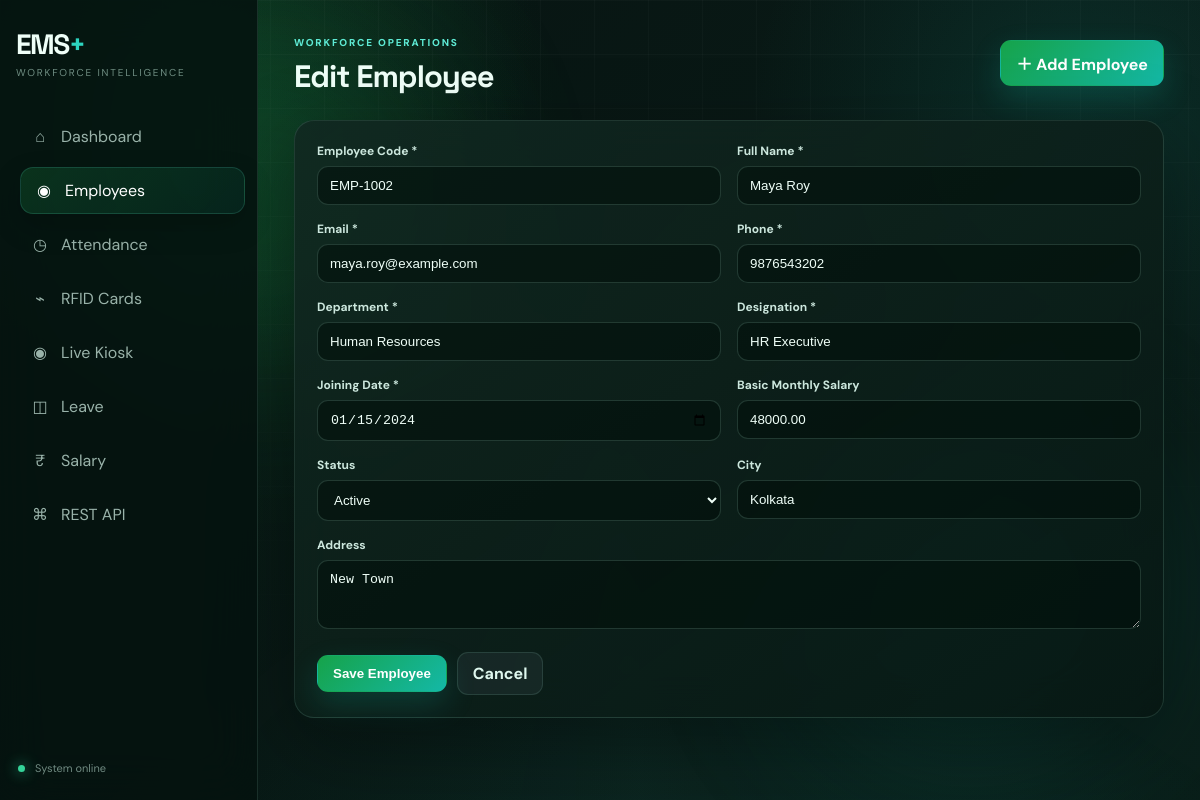
/employee-form.php?id=2, run on the app's committed database.
### tables this page shows
CREATE TABLE IF NOT EXISTS employees (
 id INT UNSIGNED AUTO_INCREMENT PRIMARY KEY,
 employee_code VARCHAR(30) NOT NULL UNIQUE,
 name VARCHAR(120) NOT NULL,
 email VARCHAR(150) NOT NULL UNIQUE,
 phone VARCHAR(20) NOT NULL,
 department VARCHAR(100) NOT NULL,
 designation VARCHAR(100) NOT NULL,
 joining_date DATE NOT NULL,
 basic_salary DECIMAL(12,2) NOT NULL DEFAULT 0,
 status ENUM('active','inactive') NOT NULL DEFAULT 'active',
 address VARCHAR(255) DEFAULT NULL,
 city VARCHAR(100) DEFAULT NULL,
 created_at TIMESTAMP DEFAULT CURRENT_TIMESTAMP,
 updated_at TIMESTAMP DEFAULT CURRENT_TIMESTAMP ON UPDATE CURRENT_TIMESTAMP,
 INDEX idx_department(department), INDEX idx_status(status), INDEX idx_joining_date(joining_date)
);

### config/Database.php (called while the page is built, shortened)
<?php
class Database {
    private mysqli $connection;
    public function __construct() {
        $this->connection = new mysqli(DB_HOST, DB_USER, DB_PASS, DB_NAME);
        $this->connection->set_charset('utf8mb4');
    }
    public function getConnection(): mysqli { return $this->connection; }
}

### classes/Employee.php (called while the page is built, shortened)
<?php
class Employee {
    public function find(int $id): ?array { if($id<1)return null; $s=$this->db->prepare('SELECT * FROM employees WHERE id=?'); $s->bind_param('i',$id); $s->execute(); return $s->get_result()->fetch_assoc() ?: null; }
}

### config/bootstrap.php (called while the page is built, shortened)
<?php
require_once __DIR__.'/config.php'; require_once __DIR__.'/Database.php';
function e(mixed $v): string { return htmlspecialchars((string)($v ?? ''), ENT_QUOTES, 'UTF-8'); }

### public/employee-form.php (the view)
<?php require_once __DIR__.'/../config/bootstrap.php'; $db=new Database(); $m=new Employee($db->getConnection()); $id=(int)($_GET['id']??0); $r=$id?$m->find($id):null; if($id&&!$r) die('Employee not found'); $title=$id?'Edit Employee':'Add Employee'; $error=''; if($_SERVER['REQUEST_METHOD']==='POST'){ try { verify_csrf($_POST['csrf_token']??null); } catch(Throwable $securityError) { $error=$securityError->getMessage(); } $d=['employee_code'=>trim($_POST['employee_code']??''),'name'=>trim($_POST['name']??''),'email'=>trim($_POST['email']??''),'phone'=>trim($_POST['phone']??''),'department'=>trim($_POST['department']??''),'designation'=>trim($_POST['designation']??''),'joining_date'=>$_POST['joining_date']??'','basic_salary'=>(float)($_POST['basic_salary']??0),'status'=>$_POST['status']??'active','address'=>trim($_POST['address']??''),'city'=>trim($_POST['city']??'')]; if(!$error && (!$d['employee_code']||!$d['name']||!filter_var($d['email'],FILTER_VALIDATE_EMAIL)||!$d['phone']||!$d['department']||!$d['designation']||!valid_date($d['joining_date'])))$error='Please complete all required fields with a valid email.'; else try{$id?$m->update($id,$d):$m->create($d);redirect('employees.php');}catch(Throwable $e){$error=$e->getCode()===1062?'Employee code or email already exists.':'Unable to save employee.';} } require_once __DIR__.'/../partials/header.php'; ?>
<section class="panel"><?php if($error):?><div class="alert"><?=e($error)?></div><?php endif;?><form method="post"><input type="hidden" name="csrf_token" value="<?=e(csrf_token())?>"><div class="form-grid"><div class="field"><label>Employee Code *</label><input class="input" name="employee_code" value="<?=e($r['employee_code']??$_POST['employee_code']??'')?>" required></div><div class="field"><label>Full Name *</label><input class="input" name="name" value="<?=e($r['name']??$_POST['name']??'')?>" required></div><div class="field"><label>Email *</label><input class="input" type="email" name="email" value="<?=e($r['email']??$_POST['email']??'')?>" required></div><div class="field"><label>Phone *</label><input class="input" name="phone" value="<?=e($r['phone']??$_POST['phone']??'')?>" required></div><div class="field"><label>Department *</label><input class="input" name="department" value="<?=e($r['department']??$_POST['department']??'')?>" required></div><div class="field"><label>Designation *</label><input class="input" name="designation" value="<?=e($r['designation']??$_POST['designation']??'')?>" required></div><div class="field"><label>Joining Date *</label><input class="input" type="date" name="joining_date" value="<?=e($r['joining_date']??$_POST['joining_date']??date('Y-m-d'))?>" required></div><div class="field"><label>Basic Monthly Salary</label><input class="input" type="number" step="0.01" min="0" name="basic_salary" value="<?=e((string)($r['basic_salary']??$_POST['basic_salary']??0))?>"></div><div class="field"><label>Status</label><select class="select" name="status"><option value="active" <?=($r['status']??$_POST['status']??'active')==='active'?'selected':''?>>Active</option><option value="inactive" <?=($r['status']??$_POST['status']??'')==='inactive'?'selected':''?>>Inactive</option></select></div><div class="field"><label>City</label><input class="input" name="city" value="<?=e($r['city']??$_POST['city']??'')?>"></div><div class="field" style="grid-column:1/-1"><label>Address</label><textarea class="textarea" name="address" rows="3"><?=e($r['address']??$_POST['address']??'')?></textarea></div></div><div class="toolbar" style="margin-top:18px"><button class="btn btn-primary">Save Employee</button><a class="btn btn-secondary" href="employees.php">Cancel</a></div></form></section><?php require_once __DIR__.'/../partials/footer.php'; ?>

### public/assets/css/app.css (style rules this page uses)
:root { --bg:#071311;--bg2:#0b1f1a;--surface:rgba(13,30,25,.82);--surface2:rgba(18,40,33,.92);--ink:#effff8;--muted:#91aaa1;--line:rgba(159,220,198,.14);--primary:#22c55e;--primary2:#14b8a6;--cyan:#2dd4bf;--success:#34d399;--danger:#fb7185;--warning:#fbbf24;--shadow:0 26px 80px rgba(0,0,0,.35);font-family:"DM Sans",system-ui,sans-serif }
* { box-sizing:border-box }
html { scroll-behavior:smooth }
body { margin:0;min-height:100vh;color:var(--ink);background:radial-gradient(circle at 15% 5%,rgba(34,197,94,.16),transparent 28%),radial-gradient(circle at 90% 15%,rgba(20,184,166,.13),transparent 26%),linear-gradient(135deg,var(--bg),var(--bg2));overflow-x:hidden }
body:after { content:"";position:fixed;inset:0;pointer-events:none;background-image:linear-gradient(rgba(255,255,255,.025) 1px,transparent 1px),linear-gradient(90deg,rgba(255,255,255,.025) 1px,transparent 1px);background-size:54px 54px;mask-image:linear-gradient(to bottom,black,transparent 82%);z-index:-3 }
a { text-decoration:none;color:inherit }
.card,.panel { background:linear-gradient(145deg,rgba(17,40,33,.9),rgba(7,22,18,.84));border:1px solid var(--line);border-radius:20px;box-shadow:var(--shadow);backdrop-filter:blur(20px) }
.panel { padding:22px;margin-top:18px;animation:rise .5s ease both }
.btn { display:inline-flex;align-items:center;justify-content:center;border:1px solid transparent;border-radius:11px;padding:10px 15px;font-weight:700;cursor:pointer;transition:.22s;white-space:nowrap }
.btn-primary { background:linear-gradient(135deg,#16a34a,#14b8a6);color:#fff;box-shadow:0 12px 30px rgba(20,184,166,.2) }
.btn-secondary { background:rgba(148,163,184,.08);border-color:var(--line);color:#dff8ef }
.toolbar { display:flex;gap:10px;align-items:center }
.input,.select,.textarea { width:100%;border:1px solid rgba(159,220,198,.18);border-radius:11px;padding:11px 12px;background:rgba(3,16,12,.58);color:var(--ink);outline:none;transition:.2s }
.input::placeholder { color:#627d73 }
.select option { background:#10251f;color:#fff }
.form-grid { display:grid;grid-template-columns:repeat(2,1fr);gap:16px }
.field label { display:block;font-size:12px;font-weight:700;margin:0 0 7px;color:#cce7dd }

### data on the page
employees: employee_code "EMP-1002", name "Maya Roy", email "maya.roy@example.com", phone "9876543202", department "Human Resources", designation "HR Executive", joining_date "01/15/2024", basic_salary "48000.00", status "Active", city "Kolkata", address "New Town"

### other printed values
$title "Edit Employee"
